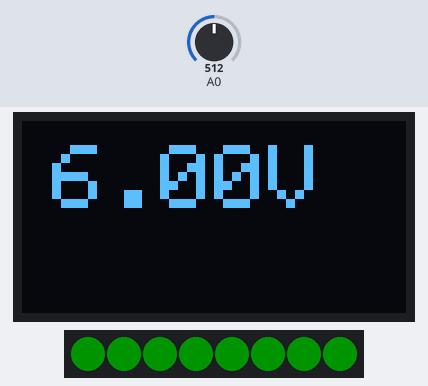
A sketch run on a simulated Arduino Uno, built with avr-gcc and run on an emulated ATmega328P. On the bench: 128×64 one-colour display, 8 RGB LEDs in strip order, left to right. The inputs (shaded band) are chosen by the test bench; at power-on: A0 = 512. Dim RGB values are drawn brighter than linear; what the sketch prints to the serial monitor is not drawn.

Above: at 2.8 s.
2.9 s: A0 set to 255
4.4 s: A0 set to 234
At 6.3 s:
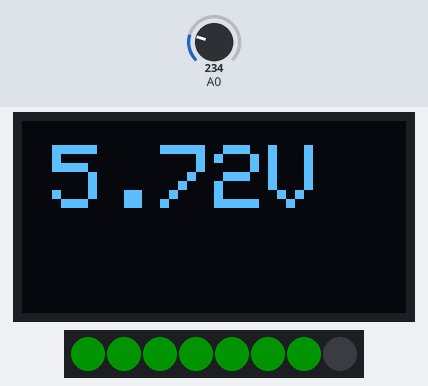
6.6 s: A0 set to 122
At 8.1 s:
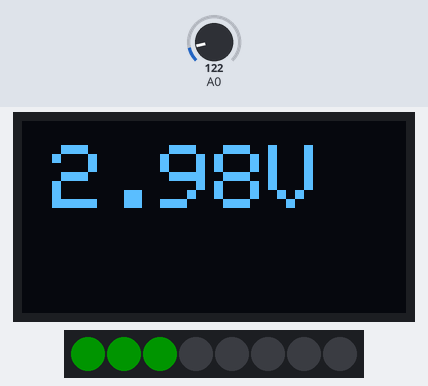
8.6 s: A0 set to 306
At 9.7 s:
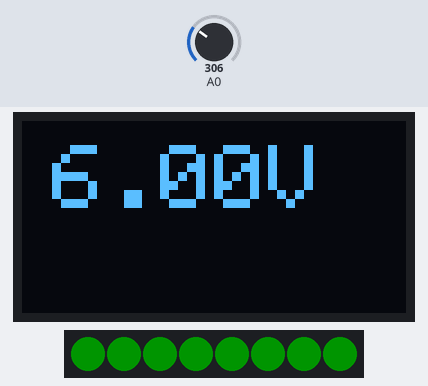
Timing chart, 0 to 11.6 s (numbered marks = the images above; inputs shaded):
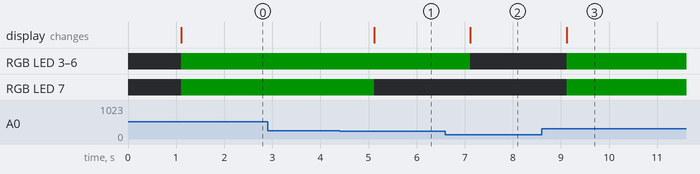

The sketch:

7_voltage.ino
```cpp
#include <Adafruit_SSD1306.h>
#include <Adafruit_NeoPixel.h>

#define PIN 4
#define NUMPIXELS 8
Adafruit_NeoPixel pixels = Adafruit_NeoPixel(NUMPIXELS, PIN);

Adafruit_SSD1306 display(A4);

int interval = 1000;
long previousMillis = 0;
long currentMillis = 0;

void setup() {
  Serial.begin(9600);
  display.begin(SSD1306_SWITCHCAPVCC, 0x3C);
  display.clearDisplay();
  pixels.begin();
}

void loop() {
  currentMillis = millis();
  if (currentMillis - previousMillis > interval) {
    previousMillis = currentMillis;
    float read_val = analogRead(A0);
    display_func(read_val);
  }
}

void display_func(float volt_sensor_val) {
  float temp = volt_sensor_val / 4.092;
  float volt = temp / 10;
  float power = volt * volt / 100; // milliWatt
  Serial.println(volt);
  if (volt > 6){
    volt = 6;
  }
  int gauge = map(volt,0,6,0,8);
  for(int i=0; i<NUMPIXELS; i++) {
    if (i <= gauge) {
      pixels.setPixelColor(i, pixels.Color(0, 255, 0));
    }
    else {
      pixels.setPixelColor(i, pixels.Color(0, 0, 0));
    }
    delay(10);
  }
  pixels.setBrightness(20);
  pixels.show();

  display.setTextSize(3);
  display.setTextColor(WHITE);
  display.setCursor(10, 8);
  display.print(volt);
  display.print("V");
  display.display();
  display.clearDisplay();
}
```

Measured:
- the behaviour switches between 246 and 245 on A0 (found by bisection; images 0 and 1)
- after the input at 2.9 s, every drawn part: stays the same
- after the input at 4.4 s, RGB LED 7: RGB(0, 20, 0) → off after 0.71 s; the display: changes after 0.71 s (image 1)
- after the input at 6.6 s, RGB LED 3–6: RGB(0, 20, 0) → off after 0.52 s; the display: changes after 0.52 s (image 2)
- after the input at 8.6 s, RGB LED 3–7: off → RGB(0, 20, 0) after 0.52 s; the display: changes after 0.52 s (image 3)
